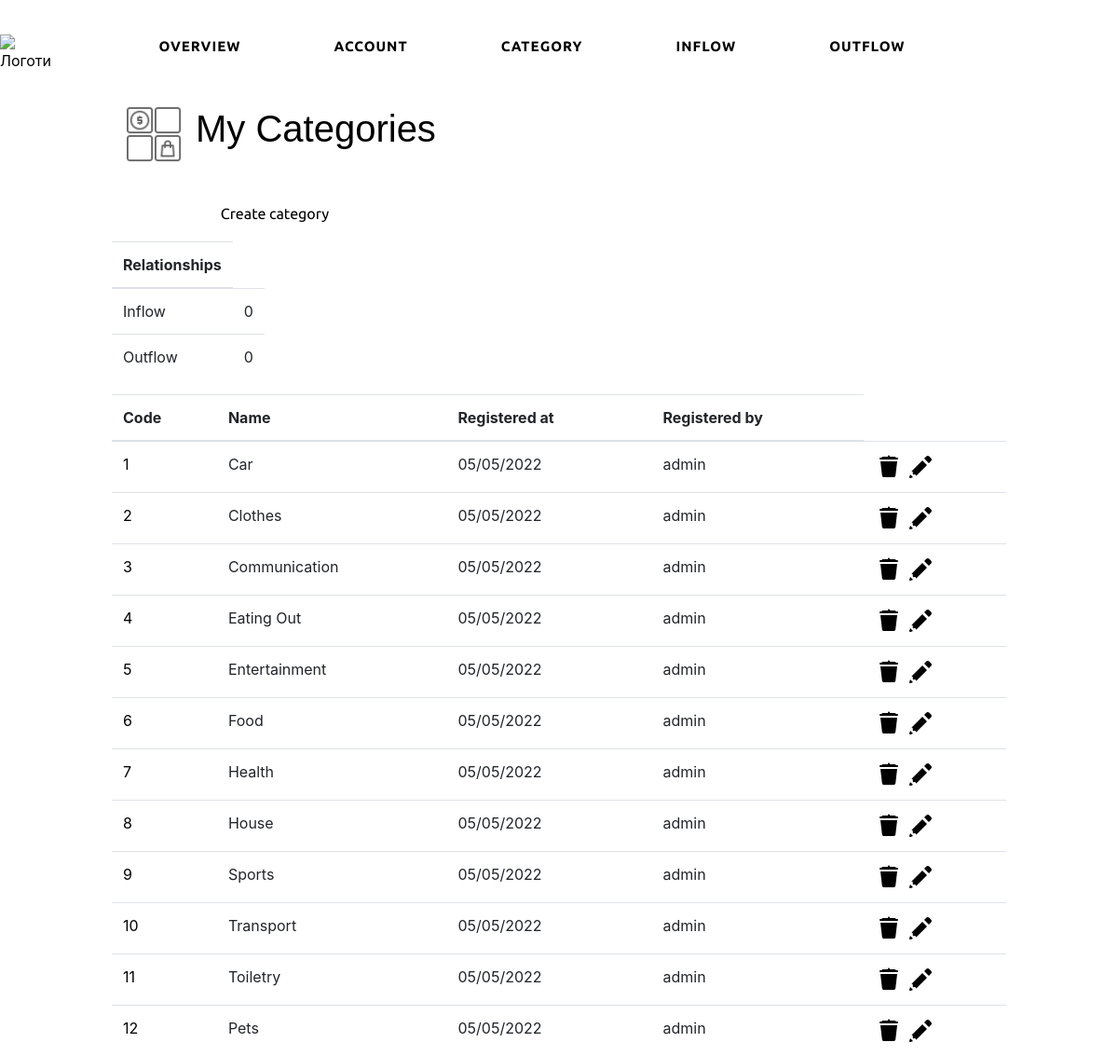
Screenshot of /category_list (signed in) with the database file from the repository.
### authentication/models.py (models this page shows, shortened)
class Category(models.Model):
    code = models.IntegerField(default=0, null=False)
    name = models.CharField(max_length=255)
    description = models.CharField(default=0, max_length=255)
    registered_at = models.DateField(null=True)
    registered_by = models.CharField(default=0, null=False, max_length=55)

### authentication/views.py (the view)
# urls.py: path('category_list', views.category_list, name='category_list'),
def category_list(request):
    try:
        categories_inflow_count = 0
        categories_outflow_count = 0
        categories = Category.objects.filter(
            registered_by=request.user.get_username()
        )
        for category in categories:
            categories_inflow = Inflow.objects.filter(
                registered_by=request.user.get_username(),
                category=category
            )
            categories_outflow = Outflow.objects.filter(
                registered_by=request.user.get_username(),
                category=category
            )
            if categories_inflow:
                categories_inflow_count += categories_inflow.count()
            if categories_outflow:
                categories_outflow_count += categories_outflow.count()
    except Category.DoesNotExist as e:
        raise Http404('Category does not exist')
    except Http404 as exc:
        return HttpResponse('404')
    return render(
        request,
        'authentication/category_list.html',
        {
            'categories': categories,
            'categories_inflow': categories_inflow_count,
            'categories_outflow': categories_outflow_count,
        }
    )

### authentication/templates/authentication/category_list.html (shortened to what this page needs)
{% extends './baseProfile.html' %}
{% load static %}
{% block content %}
<!DOCTYPE html>
<html lang="en">
<head>
  <link rel="stylesheet" href="{% static 'authentication/css/category_list.css' %}">
</head>
<body>
</body>
</html>
<section class="all">
    <div style="font-family: 'Ubuntu', sans-serif;"class="container-fluid container-home" >
    <div class="row">
      <div class="col-md-6" style="display: flex; font-family: 'Times New Roman', Times, serif;">
        <img class="time" src="{%  static 'authentication/images/icons8-categories-64 (1).png' %}" height="60px" width="60px" style="margin-bottom: 25px;" alt="">
        <h1 style="font-size: 2.5rem;
        color: rgb(0, 0, 0);
        font-family: 'Gill Sans', 'Gill Sans MT', Calibri, 'Trebuchet MS', sans-serif;
     margin-left: 15px; margin-right: 100px;">My Categories</h1>
      </div>
    </div>
    <div class="wrapper">
      <button class="btn">
        <a href="{% url 'category_create' %}"><span>Create category</span></a>
      </button>
    </div>
    </div>
    <div style="width:100%;" class="row">
      <div class="col-md-2">
        <table class="table">
          <thead>
            <tr>
              <th scope="col">Relationships</th>
            </tr>
          </thead>
          <tbody>
            <tr>
              <td>Inflow</td>
              <td>{{ categories_inflow }}</td>
            </tr>
            <tr>
              <td>Outflow</td>
              <td>{{ categories_outflow }}</td>
            </tr>
          </tbody>
        </table>
      </div>
    </div>
    <table class="table">
      <thead>
        <tr>
          <th scope="col">Code</th>
          <th scope="col">Name</th>
          <th scope="col">Registered at</th>
          <th scope="col">Registered by</th>
          </tr>
      </thead>
      <tbody>
    {% if categories %}
        {% for category in categories %}
        <tr>
            <td><a href="{% url 'category_detail' category.id %}">{{ category.code }}</a>
            </td>
            <td>{{ category.name }}</td>
            <td>{{ category.registered_at|date:"d/m/Y" }}</td>
            <td>{{ category.registered_by }}</td>
            <td>
                <a class="icon" href="{% url 'category_delete' category.id %}"><img src="{% static 'authentication/images/icons8-trash.svg' %}" alt=""></a>
                <a class="icon" href="{% url 'category_edit' category.id %}"><img src="{% static 'authentication/images/icons8-edit.svg' %}" alt=""></a>
            </td>
        </tr>
        {% endfor %}
    {% else %}
        <td>Categories not found.</td>
    {% endif %}
      </tbody>
    </table>
  </section>
{% endblock %}

### authentication/templates/authentication/baseProfile.html (shortened to what this page needs)
{% load static %}
<!DOCTYPE html>
<html lang="en">
<head>
    <link rel="stylesheet" href="{% static 'authentication/css/profile.css' %}">
    <link rel="stylesheet" href="https://stackpath.bootstrapcdn.com/bootstrap/4.2.1/css/bootstrap.min.css">
    <link href="https://stackpath.bootstrapcdn.com/font-awesome/4.7.0/css/font-awesome.min.css" rel="stylesheet">
    <link rel="stylesheet" href="https://cdnjs.cloudflare.com/ajax/libs/tempusdominus-bootstrap-4/5.1.2/css/tempusdominus-bootstrap-4.min.css" />
</head>
<body>
    <header>
        <div class="wrapper">
            <header class="header">
              <div class="header__container">
                <a href="{% url 'home' %}" class="header_logo">
                  <img class="logo_img" src="https://mir-s3-cdn-cf.behance.net/project_modules/max_1200/c555a3118036499.60812f054bd81.jpg" alt="Логотип">
                </a>
                <div id="nav">
                    <nav class="header_menu menu">
                    <ul class="menu_list">
                        <li class="menu_item"><a href="{% url 'profile' %}" class="menu_link">Overview</a></li>
                        <li class="menu_item"><a href="{% url 'account' %}" class="menu_link">Account</a></li>
                        <li class="menu_item"><a href="{% url 'category_list' %}" class="menu_link">Category</a></li>
                        <li class="menu_item"><a href="{% url 'inflow_list' %}" class="menu_link">Inflow</a></li>
                        <li class="menu_item"><a href="{% url 'outflow_list' %}" class="menu_link">Outflow</a></li>
                    </ul>
                    </nav>
                </div>
            </div>
            </header>
        </div>
    </header>
    {% block content %}
    {% endblock  %}
</body>
</html>

### authentication/static/authentication/css/profile.css (style rules this page uses)
html,body { height: 100%; line-height: 1; }
li { list-style: none; }
a { text-decoration: none; }
.wrapper { overflow: hidden; display: flex; flex-direction: column; min-height: 100%; text-decoration: none; }
[class*="__container"] { max-width: 1200px; margin: 0 auto; }
.header { position: relative; z-index: 100; width: 100%; box-shadow: 0 14px 28px rgba(0,0,0,0.25), 0 10px 10px rgba(0,0,0,0.22); background-color: white; }
.header__container { display: flex; min-height: 114px; align-items: center; }
.header_logo { display: flex; }
.logo_img { display: flex; width: 70%; object-fit:contain; }
.header_menu { flex: 1 1 auto; }
.menu { display: flex; justify-content: flex-end; }
.menu_list { display: flex; }
.menu_item { padding: 20px; max-width: 30%; padding: 20px 50px; transition: all 0.3s cubic-bezier(.25,.8,.25,1); }
.menu_link { font-family: 'Ubuntu', sans-serif; text-transform: uppercase; font-weight: 700; font-size: 15px; line-height: 1.2; color: black; letter-spacing: 1px; }

### authentication/static/authentication/css/category_list.css (style rules this page uses)
.all { width: 80%; margin-left: 10%; }
a { text-decoration: none; color: black; }
button { width: 320px; height: 60px; position: relative; background: none; border: none; color: #666666; font-size: 16px; cursor: pointer; display: inline-block; }
span { display: block; padding: 0 80px; }
button::before, button::after { content: ""; width: 0; height: 2px; position: absolute; transition: all 0.2s linear; background: #666666; }
span::before, span::after { content: ""; width: 5px; height: 0; position: absolute; transition: all 0.2s linear; background: #666666; }
.btn::after { left: 0; bottom: 0; transition-duration: 0.4s; }
.btn span::after { right: 0; top: 0; transition-duration: 0.4s; }
.btn::before { right: 0; top: 0; transition-duration: 0.4s; }
.btn span::before { left: 0; bottom: 0; transition-duration: 0.4s; }

### rows the page displays
Category: code "1", name "Car", registered_at "05/05/2022", registered_by "admin"
Category: code "2", name "Clothes", registered_at "05/05/2022", registered_by "admin"
Category: code "3", name "Communication", registered_at "05/05/2022", registered_by "admin"
Category: code "4", name "Eating Out", registered_at "05/05/2022", registered_by "admin"
Category: code "5", name "Entertainment", registered_at "05/05/2022", registered_by "admin"
Category: code "6", name "Food", registered_at "05/05/2022", registered_by "admin"
Category: code "7", name "Health", registered_at "05/05/2022", registered_by "admin"
Category: code "8", name "House", registered_at "05/05/2022", registered_by "admin"
Category: code "9", name "Sports", registered_at "05/05/2022", registered_by "admin"
Category: code "10", name "Transport", registered_at "05/05/2022", registered_by "admin"
Category: code "11", name "Toiletry", registered_at "05/05/2022", registered_by "admin"
Category: code "12", name "Pets", registered_at "05/05/2022", registered_by "admin"

### other values shown
{{ categories_inflow }} "0"
{{ categories_outflow }} "0"
